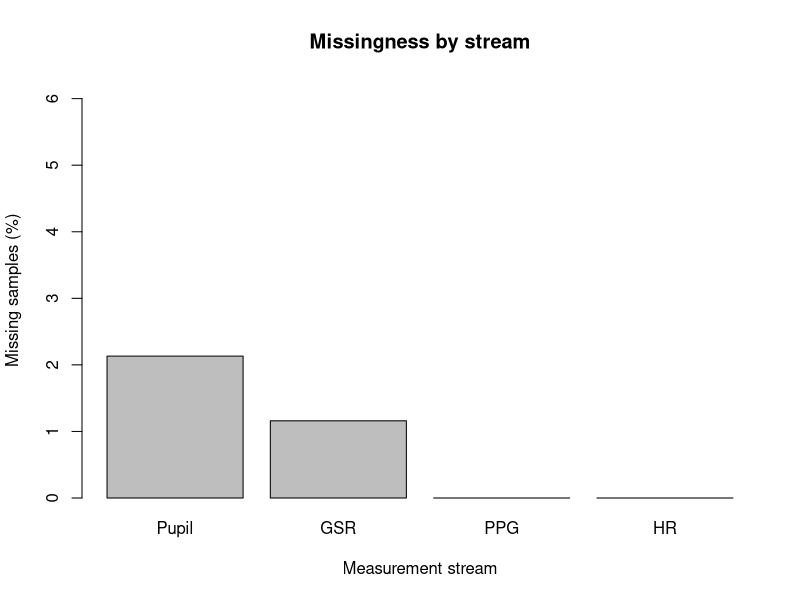
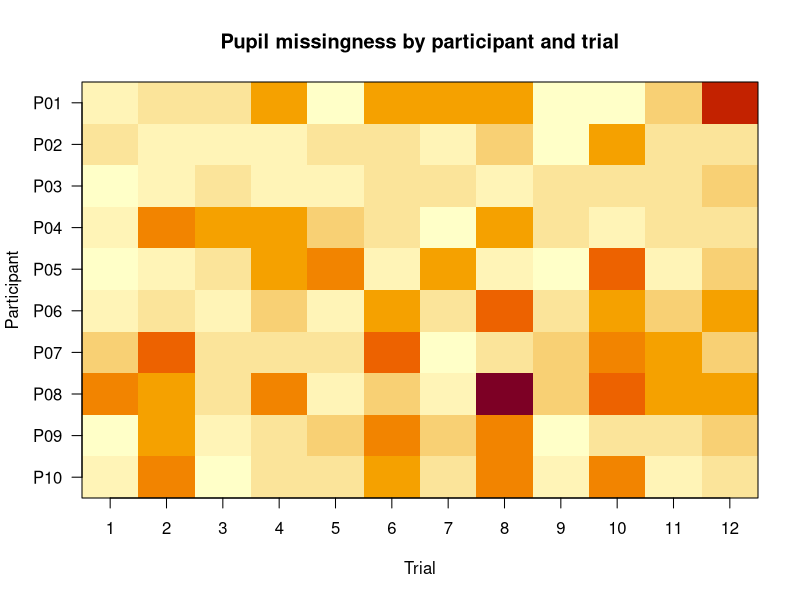
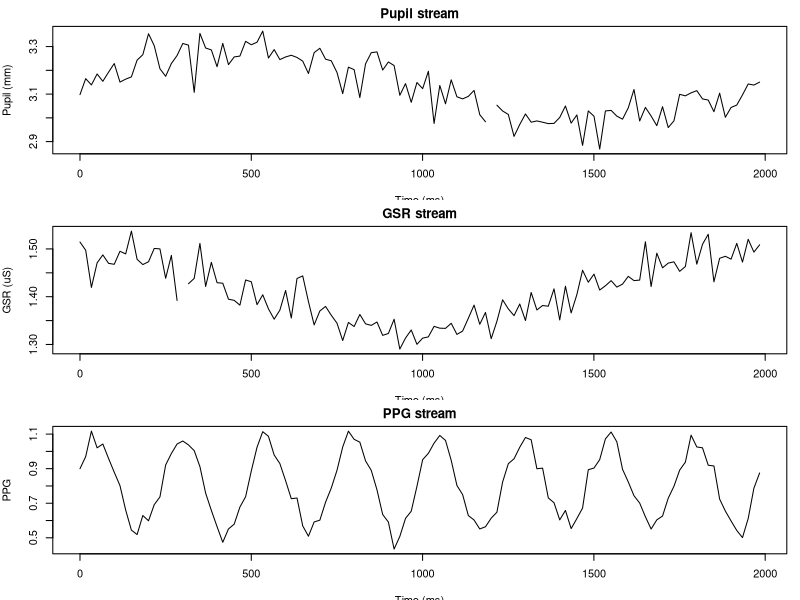
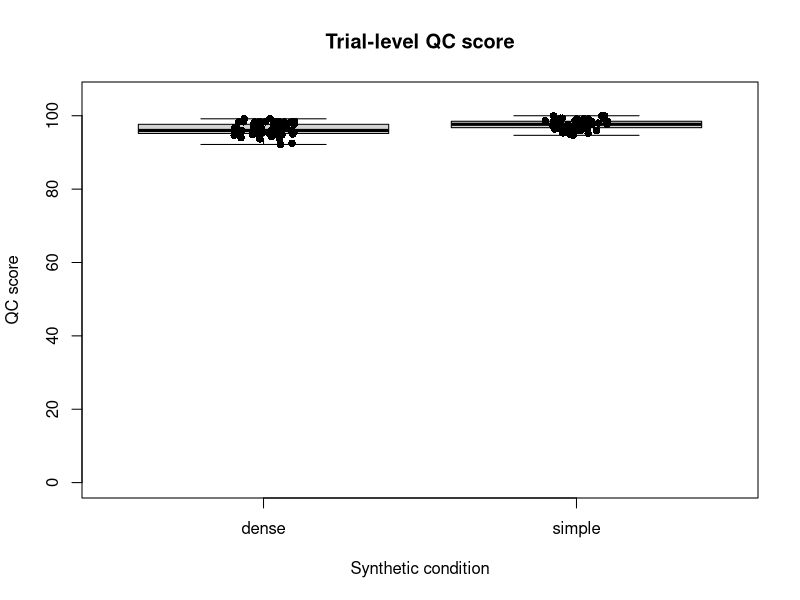
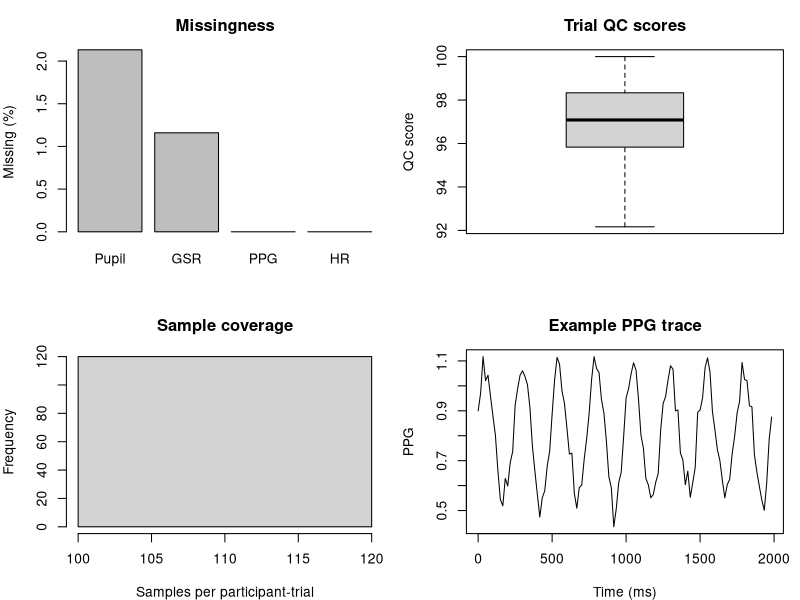

The R source for these figures, in order:
## ---- chunk 1
knitr::opts_chunk$set(
  collapse = TRUE,
  comment = "#>",
  fig.width = 7,
  fig.height = 4.6,
  dpi = 96
)
set.seed(20260710)
## ---- chunk 2
participants <- sprintf("P%02d", 1:10)
trials <- seq_len(12)
samples_per_trial <- 120

dat <- expand.grid(
  participant_id = participants,
  trial_id = trials,
  sample_id = seq_len(samples_per_trial),
  KEEP.OUT.ATTRS = FALSE,
  stringsAsFactors = FALSE
)

dat$time_ms <- (dat$sample_id - 1) * 16.67
dat$condition <- ifelse(dat$trial_id %% 2 == 0, "dense", "simple")
dat$session <- ifelse(match(dat$participant_id, participants) <= 5, "morning", "afternoon")

participant_offset <- match(dat$participant_id, participants) / 30
trial_offset <- dat$trial_id / 80
phase <- dat$sample_id / samples_per_trial

dat$pupil_mm <- 3.1 + participant_offset + 0.15 * sin(2 * pi * phase) + rnorm(nrow(dat), 0, 0.05)
dat$gsr_us <- 1.4 + trial_offset + 0.08 * cos(2 * pi * phase) + rnorm(nrow(dat), 0, 0.03)
dat$ppg <- 0.8 + 0.25 * sin(2 * pi * phase * 8) + rnorm(nrow(dat), 0, 0.04)
dat$hr_bpm <- 72 + 3 * sin(2 * pi * phase) + participant_offset * 8 + rnorm(nrow(dat), 0, 1.2)

p_miss <- 0.015 + 0.008 * (dat$condition == "dense") + 0.006 * (dat$session == "afternoon")
g_miss <- 0.010 + 0.006 * (dat$trial_id > 8)
p_bad <- runif(nrow(dat)) < p_miss
g_bad <- runif(nrow(dat)) < g_miss

dat$pupil_mm[p_bad] <- NA_real_
dat$gsr_us[g_bad] <- NA_real_

head(dat)
## ---- chunk 3
channel_missing <- data.frame(
  channel = c("Pupil", "GSR", "PPG", "HR"),
  missing_percent = c(
    mean(is.na(dat$pupil_mm)) * 100,
    mean(is.na(dat$gsr_us)) * 100,
    mean(is.na(dat$ppg)) * 100,
    mean(is.na(dat$hr_bpm)) * 100
  )
)

barplot(
  channel_missing$missing_percent,
  names.arg = channel_missing$channel,
  ylim = c(0, max(5, channel_missing$missing_percent) * 1.25),
  ylab = "Missing samples (%)",
  xlab = "Measurement stream",
  main = "Missingness by stream"
)
## ---- chunk 4
pt_missing <- aggregate(
  is.na(dat$pupil_mm),
  by = list(participant_id = dat$participant_id, trial_id = dat$trial_id),
  FUN = mean
)
names(pt_missing)[3] <- "pupil_missing_rate"

miss_matrix <- xtabs(pupil_missing_rate * 100 ~ participant_id + trial_id, pt_missing)

image(
  x = as.integer(colnames(miss_matrix)),
  y = seq_len(nrow(miss_matrix)),
  z = t(miss_matrix[nrow(miss_matrix):1, ]),
  axes = FALSE,
  xlab = "Trial",
  ylab = "Participant",
  main = "Pupil missingness by participant and trial"
)
axis(1, at = as.integer(colnames(miss_matrix)), labels = colnames(miss_matrix))
axis(2, at = seq_len(nrow(miss_matrix)), labels = rev(rownames(miss_matrix)), las = 1)
box()
## ---- chunk 5
one_trial <- dat[dat$participant_id == "P01" & dat$trial_id == 1, ]

op <- par(mfrow = c(3, 1), mar = c(3.5, 4, 2, 1))
plot(one_trial$time_ms, one_trial$pupil_mm, type = "l", xlab = "Time (ms)", ylab = "Pupil (mm)", main = "Pupil stream")
plot(one_trial$time_ms, one_trial$gsr_us, type = "l", xlab = "Time (ms)", ylab = "GSR (uS)", main = "GSR stream")
plot(one_trial$time_ms, one_trial$ppg, type = "l", xlab = "Time (ms)", ylab = "PPG", main = "PPG stream")
par(op)
## ---- chunk 6
pupil_miss <- aggregate(is.na(dat$pupil_mm), by = list(participant_id = dat$participant_id, trial_id = dat$trial_id, condition = dat$condition), FUN = mean)
names(pupil_miss)[4] <- "pupil_missing"

gsr_miss <- aggregate(is.na(dat$gsr_us), by = list(participant_id = dat$participant_id, trial_id = dat$trial_id), FUN = mean)
names(gsr_miss)[3] <- "gsr_missing"

qc <- merge(pupil_miss, gsr_miss, by = c("participant_id", "trial_id"))
qc$qc_score <- pmax(0, 100 - 100 * qc$pupil_missing - 80 * qc$gsr_missing)

boxplot(
  qc_score ~ condition,
  data = qc,
  ylim = c(0, 105),
  ylab = "QC score",
  xlab = "Synthetic condition",
  main = "Trial-level QC score"
)
stripchart(qc_score ~ condition, data = qc, vertical = TRUE, method = "jitter", pch = 16, add = TRUE)
## ---- chunk 7
trial_counts <- aggregate(sample_id ~ participant_id + trial_id, dat, length)
names(trial_counts)[3] <- "n_samples"

op <- par(mfrow = c(2, 2), mar = c(4, 4, 3, 1))

barplot(
  channel_missing$missing_percent,
  names.arg = channel_missing$channel,
  ylab = "Missing (%)",
  main = "Missingness"
)

boxplot(
  qc$qc_score,
  ylab = "QC score",
  main = "Trial QC scores"
)

hist(
  trial_counts$n_samples,
  xlab = "Samples per participant-trial",
  main = "Sample coverage",
  breaks = 10
)

plot(
  one_trial$time_ms,
  one_trial$ppg,
  type = "l",
  xlab = "Time (ms)",
  ylab = "PPG",
  main = "Example PPG trace"
)

par(op)
## ---- chunk 8
helper_map <- data.frame(
  task = c(
    "Missingness review",
    "Signal-quality review",
    "Activity and timebase review",
    "Dashboard reporting",
    "Decision logging"
  ),
  representative_helpers = c(
    "summarize_gazepoint_missingness(); plot_gazepoint_missingness()",
    "summarize_gazepoint_signal_quality(); plot_gazepoint_signal_quality()",
    "audit_gazepoint_signal_activity(); audit_gazepoint_time_resets()",
    "create_gazepoint_quality_dashboard(); plot_gazepoint_biometric_report_dashboard()",
    "create_gazepoint_analysis_decision_log(); write_gazepoint_decision_log()"
  ),
  stringsAsFactors = FALSE
)

knitr::kable(helper_map)
